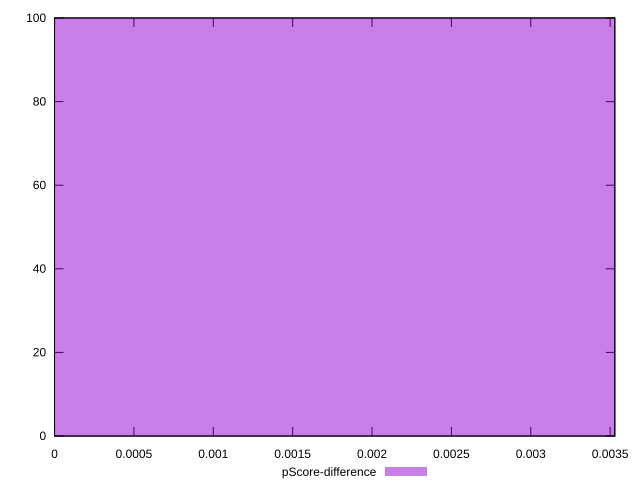

This figure's gnuplot source:
reset

$pScoreDifference <<EOF
0 100
EOF

set key outside below
set boxwidth 0.1
set xrange [0:0.003529411764705854]
set yrange [0:100]
set trange [0:100]
set style fill transparent solid 0.5 noborder
set terminal svg size 640, 490 enhanced background rgb 'white'
set output "reprap/uses-text-compression/samples/pages+cached+noexternal/pScore-difference/histogram.svg"

plot $pScoreDifference title "pScore-difference" with boxes

reset
